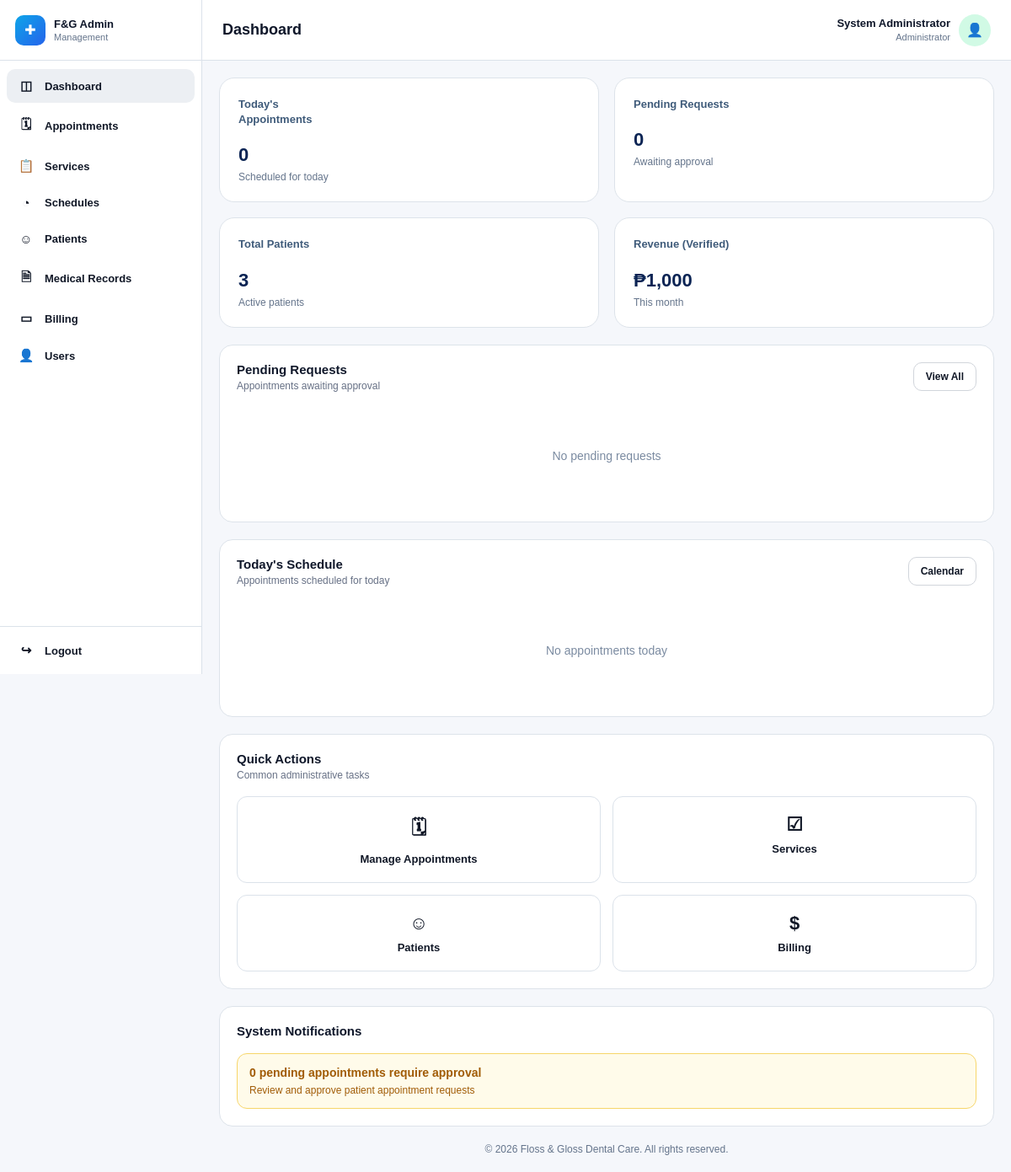
Before: /admin/admin-dashboard.php (signed in) with the older database file.
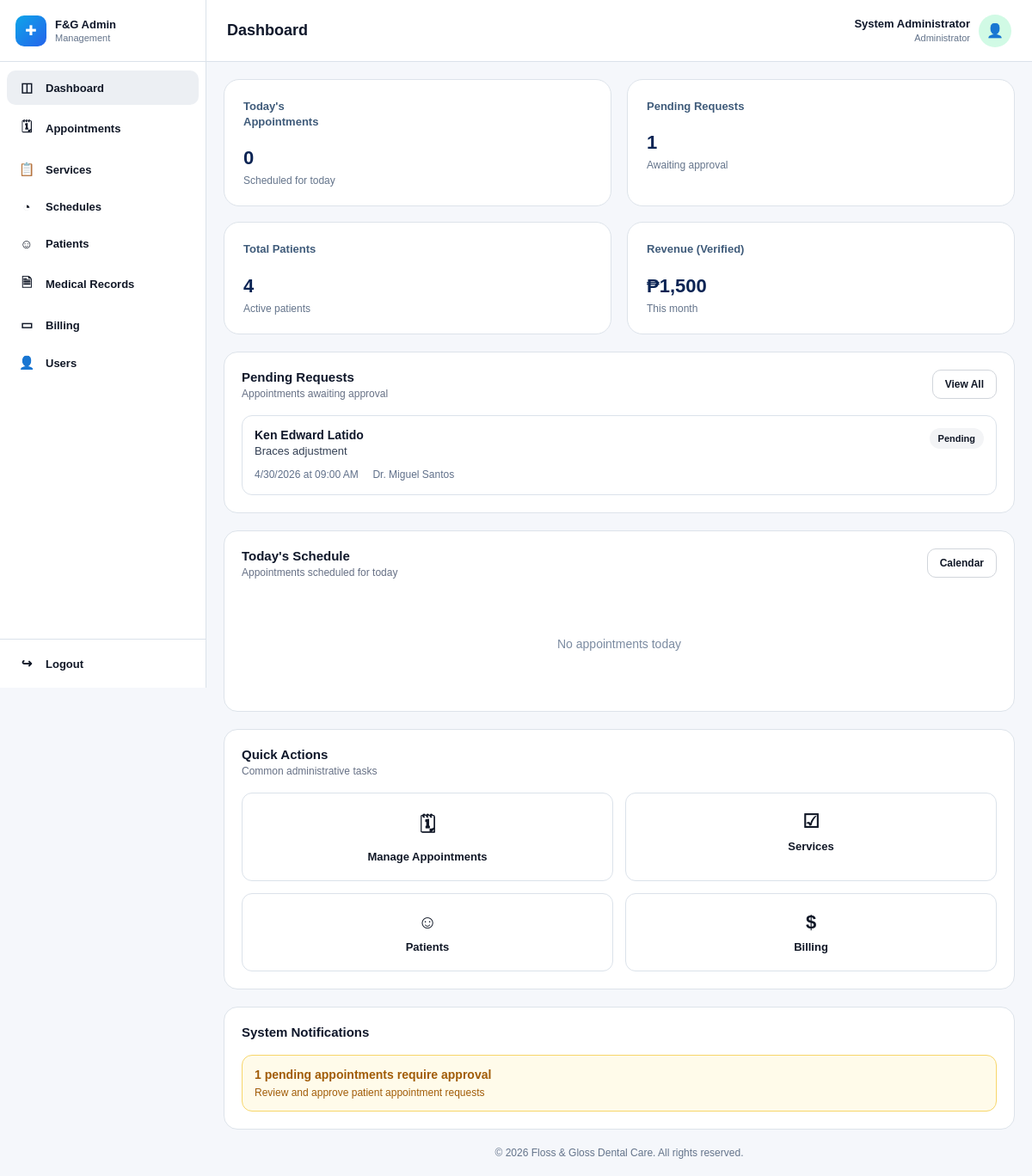
After: the same page with the newer database file.
### tables this page shows
CREATE TABLE `appointments` (
  `appointment_id` int(11) NOT NULL,
  `appointment_code` varchar(30) NOT NULL,
  `patient_id` int(11) NOT NULL,
  `service_id` int(11) NOT NULL,
  `dentist_id` int(11) NOT NULL,
  `requested_date` date NOT NULL,
  `requested_start_time` time NOT NULL,
  `requested_end_time` time NOT NULL,
  `final_date` date DEFAULT NULL,
  `final_start_time` time DEFAULT NULL,
  `final_end_time` time DEFAULT NULL,
  `status` enum('pending','approved','rejected','reschedule_requested','rescheduled','cancelled','completed','no_show') NOT NULL DEFAULT 'pending',
  `payment_status` enum('not_required','pending','submitted','verified','rejected') NOT NULL DEFAULT 'pending',
  `approval_notes` text DEFAULT NULL,
  `created_by_patient` int(11) NOT NULL,
  `last_updated_by` int(11) DEFAULT NULL,
  `created_at` timestamp NOT NULL DEFAULT current_timestamp(),
  `updated_at` timestamp NOT NULL DEFAULT current_timestamp() ON UPDATE current_timestamp()
);

CREATE TABLE `services` (
  `service_id` int(11) NOT NULL,
  `service_name` varchar(150) NOT NULL,
  `description` text DEFAULT NULL,
  `image_path` varchar(255) DEFAULT NULL,
  `duration_minutes` int(11) NOT NULL DEFAULT 30,
  `price` decimal(10,2) NOT NULL DEFAULT 0.00,
  `is_active` tinyint(1) NOT NULL DEFAULT 1,
  `created_by` int(11) DEFAULT NULL,
  `created_at` timestamp NOT NULL DEFAULT current_timestamp(),
  `updated_at` timestamp NOT NULL DEFAULT current_timestamp() ON UPDATE current_timestamp()
);

### admin/admin-dashboard.php (the view, shortened to what the changed rows need)
<?php
require_once '../config/database.php';
$pending_requests = 0;
$total_patients = 0;
$verified_revenue = 0.00;
$pending_sql = "
    SELECT COUNT(*) AS total
    FROM appointments
    WHERE status IN ('pending', 'reschedule_requested')
";
$pending_result = mysqli_query($conn, $pending_sql);
if ($pending_result) {
    $pending_requests = mysqli_fetch_assoc($pending_result)['total'] ?? 0;
}
$patients_sql = "
    SELECT COUNT(*) AS total
    FROM patient_profiles pp
    INNER JOIN users u ON pp.user_id = u.user_id
    WHERE u.account_status = 'active'
";
$patients_result = mysqli_query($conn, $patients_sql);
if ($patients_result) {
    $total_patients = mysqli_fetch_assoc($patients_result)['total'] ?? 0;
}
$revenue_sql = "
    SELECT COALESCE(SUM(amount), 0) AS total
    FROM payments
    WHERE verification_status = 'verified'
      AND MONTH(created_at) = MONTH(CURDATE())
      AND YEAR(created_at) = YEAR(CURDATE())
";
$revenue_result = mysqli_query($conn, $revenue_sql);
if ($revenue_result) {
    $verified_revenue = mysqli_fetch_assoc($revenue_result)['total'] ?? 0;
}
$pending_list = [];
$pending_list_sql = "
    SELECT
        a.status,
        s.service_name,
        CONCAT(pp.first_name, ' ', pp.last_name) AS patient_name,
        CONCAT('Dr. ', dp.first_name, ' ', dp.last_name) AS dentist_name,
        COALESCE(a.final_date, a.requested_date) AS appointment_date,
        COALESCE(a.final_start_time, a.requested_start_time) AS appointment_time
    FROM appointments a
    INNER JOIN patient_profiles pp ON a.patient_id = pp.patient_id
    INNER JOIN services s ON a.service_id = s.service_id
    INNER JOIN dentist_profiles dp ON a.dentist_id = dp.dentist_id
    WHERE a.status IN ('pending', 'reschedule_requested')
    ORDER BY appointment_date ASC, appointment_time ASC
    LIMIT 5
";
$pending_list_result = mysqli_query($conn, $pending_list_sql);
if ($pending_list_result) {
    while ($row = mysqli_fetch_assoc($pending_list_result)) {
        $pending_list[] = $row;
    }
}
function formatDateTimeAdmin($date, $time) {
    $date_text = date("n/j/Y", strtotime($date));
    if (!empty($time)) {
        $time_text = date("h:i A", strtotime($time));
        return $date_text . " at " . $time_text;
    }
    return $date_text;
}
include("../includes/admin-header.php");
include("../includes/admin-sidebar.php");
?>
<div class="main-area">
    <div class="topbar">
        <h1>Dashboard</h1>
    </div>
    <div class="content">
        <div class="stats-grid">
            <div class="stat-card">
                <h3>Pending Requests</h3>
                <div class="stat-value"><?php echo $pending_requests; ?></div>
                <div class="stat-note">Awaiting approval</div>
            </div>
            <div class="stat-card">
                <h3>Total Patients</h3>
                <div class="stat-value"><?php echo $total_patients; ?></div>
                <div class="stat-note">Active patients</div>
            </div>
            <div class="stat-card">
                <h3>Revenue (Verified)</h3>
                <div class="stat-value">₱<?php echo number_format((float)$verified_revenue, 0); ?></div>
                <div class="stat-note">This month</div>
            </div>
        </div>
        <div class="grid-2">
            <section class="panel">
                <div class="panel-header">
                    <div>
                        <h2>Pending Requests</h2>
                    </div>
                    <a href="manage-appointments.php" class="small-btn">View All</a>
                </div>
                <?php if (count($pending_list) > 0): ?>
                    <?php foreach ($pending_list as $row): ?>
                        <div class="request-card">
                            <div class="request-top">
                                <div>
                                    <strong><?php echo htmlspecialchars($row['patient_name']); ?></strong>
                                    <div class="request-service"><?php echo htmlspecialchars($row['service_name']); ?></div>
                                </div>
                                <span class="status-badge">Pending</span>
                            </div>
                            <div class="request-meta">
                                <?php echo htmlspecialchars(formatDateTimeAdmin($row['appointment_date'], $row['appointment_time'])); ?>
                                <?php echo htmlspecialchars($row['dentist_name']); ?>
                            </div>
                        </div>
                    <?php endforeach; ?>
                <?php else: ?>
                    <div class="empty-state">No pending requests</div>
                <?php endif; ?>
            </section>
            <section class="panel">
                <div class="panel-header">
                    <div>
                        <h2>Today's Schedule</h2>
                    </div>
                </div>
            </section>
        </div>
        <section class="panel" style="margin-bottom: 20px;">
            <div class="panel-header">
                <div>
                    <h2>Quick Actions</h2>
                </div>
            </div>
        </section>
        <section class="panel">
            <div class="panel-header">
                <div>
                    <h2>System Notifications</h2>
                </div>
            </div>
            <div class="notification-box">
                <strong><?php echo $pending_requests; ?> pending appointments require approval</strong>
                <span>Review and approve patient appointment requests</span>
            </div>
        </section>
        <?php include("../includes/admin-footer.php"); ?>

Changed rows visible on the page:
added appointments: patient_name "Ken Edward Latido", service.service_name "Braces adjustment", appointment_time "4/30/2026 at 09:00 AM", dentist_name "Dr. Miguel Santos"
Other visible differences:
$pending_requests: "0" → "1"
$total_patients: "3" → "4"
$verified_revenue: "1,000" → "1,500"
text no longer shown: "No pending requests"
